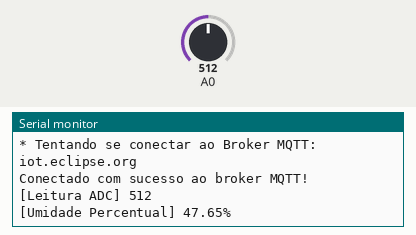
The sketch below on a simulated ESP8266 (NodeMCU). Parts: the last lines printed to the serial monitor. The test bench sets the inputs (shaded band); at power-on: A0 = 512. WiFi joins after 1.5 s; servers stay silent unless stated; no MQTT or app messages arrive unless stated.

Above: at 2.7 s.
2.8 s: A0 set to 716
At 2.8 s:
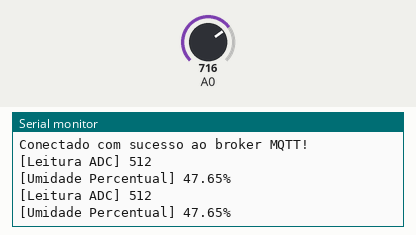
4.3 s: A0 set to 900
At 5.5 s:
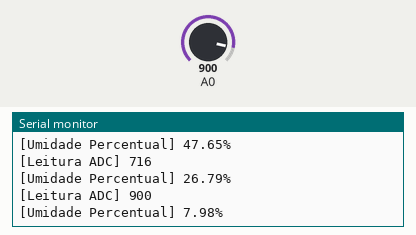
Timing chart, 0 to 7.3 s (numbered marks = the images above; inputs shaded):
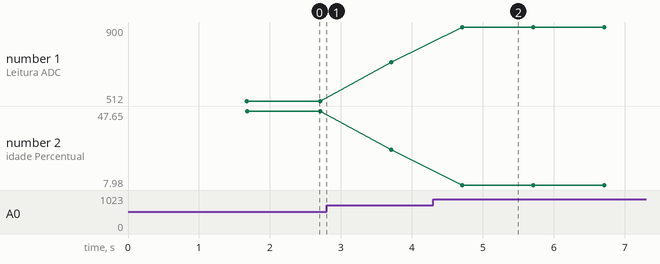

Measured:
- after the input at 4.3 s, the serial monitor: prints a new line after 0.41 s (image 2)
- plotted number 1: 512 → 716 after the input at 2.8 s, 716 → 900 after the input at 4.3 s
- plotted number 2: 47.65 → 26.79 after the input at 2.8 s, 26.79 → 7.98 after the input at 4.3 s

The sketch:

Planta_IOT.ino
```cpp
//Programa: Planta IoT com ESP8266 NodeMCU e MQTT
#include <ESP8266WiFi.h>  //essa biblioteca já vem com a IDE. Portanto, não é preciso baixar nenhuma biblioteca adicional
#include <PubSubClient.h> // Importa a Biblioteca PubSubClient

//defines
#define SSID_REDE     "Pesquisa CC"  //coloque aqui o nome da rede que se deseja conectar
#define SENHA_REDE    "qr5dr1jw"  //coloque aqui a senha da rede que se deseja conectar
#define INTERVALO_ENVIO_THINGSPEAK  30000  //intervalo entre envios de dados ao ThingSpeak (em ms)
#define INTERVALO_ENVIO_MQTT        10000  //intervalo entre envios de dados via MQTT (em ms)

//defines de id mqtt e tópicos para publicação e subscribe
#define TOPICO_SUBSCRIBE "PlantaUENF_envia"     //tópico MQTT de escuta
#define TOPICO_PUBLISH   "PlantaUENF_recebe"    //tópico MQTT de envio de informações para Broker
                                                  //IMPORTANTE: recomendamos fortemente alterar os nomes
                                                  //            desses tópicos. Caso contrário, há grandes
                                                  //            chances de você controlar e monitorar o NodeMCU
                                                  //            de outra pessoa.
#define ID_MQTT  "Planta_IoT_UENF"     //id mqtt (para identificação de sessão)
                                       //IMPORTANTE: este deve ser único no broker (ou seja,
                                       //            se um client MQTT tentar entrar com o mesmo
                                       //            id de outro já conectado ao broker, o broker
                                       //            irá fechar a conexão de um deles).

//constantes e variáveis globais
const char* BROKER_MQTT = "iot.eclipse.org"; //URL do broker MQTT que se deseja utilizar
int BROKER_PORT = 1883;                      // Porta do Broker MQTT
char EnderecoAPIThingSpeak[] = "api.thingspeak.com";
String ChaveEscritaThingSpeak = "UC5MNQ5X5G3OIYU3";        //coloque aqui sua chave de escrita do seu canal no ThingSpeak
long lastConnectionTime;
long lastMQTTSendTime;
WiFiClient client;
WiFiClient clientMQTT;
PubSubClient MQTT(clientMQTT); // Instancia o Cliente MQTT passando o objeto clientMQTT

//prototypes
void EnviaInformacoesThingspeak(String StringDados);
float FazLeituraUmidade(void);
void initWiFi(void);
void initMQTT(void);
void reconectWiFi(void);
void mqtt_callback(char* topic, byte* payload, unsigned int length);
void VerificaConexoesWiFIEMQTT(void);

/*
 * Implementações
 */

//Função: envia informações ao ThingSpeak
//Parâmetros: String com a  informação a ser enviada
//Retorno: nenhum
void EnviaInformacoesThingspeak(String StringDados)
{
    if (client.connect(EnderecoAPIThingSpeak, 80))
    {
        //faz a requisição HTTP ao ThingSpeak
        client.print("POST /update HTTP/1.1n");
        client.print("Host: api.thingspeak.comn");
        client.print("Connection: closen");
        client.print("X-THINGSPEAKAPIKEY: "+ChaveEscritaThingSpeak+"n");
        client.print("Content-Type: application/x-www-form-urlencodedn");
        client.print("Content-Length: ");
        client.print(StringDados.length());
        client.print("nn");
        client.print(StringDados);

        lastConnectionTime = millis();
        Serial.println("- Informações enviadas ao ThingSpeak!");
     }
}

//Função: inicializa e conecta-se na rede WI-FI desejada
//Parâmetros: nenhum
//Retorno: nenhum
void initWiFi()
{
    delay(10);
    Serial.println("------Conexao WI-FI------");
    Serial.print("Conectando-se na rede: ");
    Serial.println(SSID_REDE);
    Serial.println("Aguarde");

    reconectWiFi();
}

//Função: inicializa parâmetros de conexão MQTT(endereço do
//        broker, porta e seta função de callback)
//Parâmetros: nenhum
//Retorno: nenhum
void initMQTT()
{
    MQTT.setServer(BROKER_MQTT, BROKER_PORT);   //informa qual broker e porta deve ser conectado
    MQTT.setCallback(mqtt_callback);            //atribui função de callback (função chamada quando qualquer informação de um dos tópicos subescritos chega)
}

//Função: função de callback
//        esta função é chamada toda vez que uma informação de
//        um dos tópicos subescritos chega)
//Parâmetros: nenhum
//Retorno: nenhum
void mqtt_callback(char* topic, byte* payload, unsigned int length)
{

}

//Função: reconecta-se ao broker MQTT (caso ainda não esteja conectado ou em caso de a conexão cair)
//        em caso de sucesso na conexão ou reconexão, o subscribe dos tópicos é refeito.
//Parâmetros: nenhum
//Retorno: nenhum
void reconnectMQTT()
{
    while (!MQTT.connected())
    {
        Serial.print("* Tentando se conectar ao Broker MQTT: ");
        Serial.println(BROKER_MQTT);
        if (MQTT.connect(ID_MQTT))
        {
            Serial.println("Conectado com sucesso ao broker MQTT!");
            MQTT.subscribe(TOPICO_SUBSCRIBE);
        }
        else
        {
            Serial.println("Falha ao reconectar no broker.");
            Serial.println("Havera nova tentatica de conexao em 2s");
            delay(2000);
        }
    }
}

//Função: reconecta-se ao WiFi
//Parâmetros: nenhum
//Retorno: nenhum
void reconectWiFi()
{
    //se já está conectado a rede WI-FI, nada é feito.
    //Caso contrário, são efetuadas tentativas de conexão
    if (WiFi.status() == WL_CONNECTED)
        return;

    WiFi.begin(SSID_REDE, SENHA_REDE); // Conecta na rede WI-FI

    while (WiFi.status() != WL_CONNECTED)
    {
        delay(100);
        Serial.print(".");
    }

    Serial.println();
    Serial.print("Conectado com sucesso na rede ");
    Serial.print(SSID_REDE);
    Serial.println("IP obtido: ");
    Serial.println(WiFi.localIP());
}

//Função: verifica o estado das conexões WiFI e ao broker MQTT.
//        Em caso de desconexão (qualquer uma das duas), a conexão
//        é refeita.
//Parâmetros: nenhum
//Retorno: nenhum
void VerificaConexoesWiFIEMQTT(void)
{
    if (!MQTT.connected())
        reconnectMQTT(); //se não há conexão com o Broker, a conexão é refeita

     reconectWiFi(); //se não há conexão com o WiFI, a conexão é refeita
}

//Função: faz a leitura do nível de umidade
//Parâmetros: nenhum
//Retorno: umidade percentual (0-100)
//Observação: o ADC do NodeMCU permite até, no máximo, 3,3V. Dessa forma,
//            para 3,3V, obtem-se (empiricamente) 978 como leitura de ADC
float FazLeituraUmidade(void)
{
    int ValorADC;
    float UmidadePercentual;

     ValorADC = analogRead(0);   //978 -> 3,3V
     Serial.print("[Leitura ADC] ");
     Serial.println(ValorADC);

     //Quanto maior o numero lido do ADC, menor a umidade.
     //Sendo assim, calcula-se a porcentagem de umidade por:
     //
     //   Valor lido                 Umidade percentual
     //      _    0                           _ 100
     //      |                                |
     //      |                                |
     //      -   ValorADC                     - UmidadePercentual
     //      |                                |
     //      |                                |
     //     _|_  978                         _|_ 0
     //
     //   (UmidadePercentual-0) / (100-0)  =  (ValorADC - 978) / (-978)
     //      Logo:
     //      UmidadePercentual = 100 * ((418-ValorADC) / 978)

     UmidadePercentual = 100 * ((978-(float)ValorADC) / 978);
     Serial.print("[Umidade Percentual] ");
     Serial.print(UmidadePercentual);
     Serial.println("%");

     return UmidadePercentual;
}
void setup()
{
    Serial.begin(9600);
    lastConnectionTime = 0;
    lastMQTTSendTime = 0;
    initWiFi();
    initMQTT();
    Serial.println("Planta IoT com ESP8266 NodeMCU");
}

//loop principal
void loop()
{
    float UmidadePercentualLida;
    int UmidadePercentualTruncada;
    char FieldUmidade[11];
    char MsgUmidadeMQTT[50];

    VerificaConexoesWiFIEMQTT();

    //Força desconexão ao ThingSpeak (se ainda estiver desconectado)
    if (client.connected())
    {
        client.stop();
        Serial.println("- Desconectado do ThingSpeak");
        Serial.println();
    }

    UmidadePercentualLida = FazLeituraUmidade();
    UmidadePercentualTruncada = (int)UmidadePercentualLida; //trunca umidade como número inteiro

    //verifica se está conectado no WiFi e se é o momento de enviar dados ao ThingSpeak
    if(!client.connected() &&
      ((millis() - lastConnectionTime) > INTERVALO_ENVIO_THINGSPEAK))
    {
        sprintf(FieldUmidade,"field1=%d",UmidadePercentualTruncada);
        EnviaInformacoesThingspeak(FieldUmidade);
    }

    //verifica se é o momento de enviar informações via MQTT
    if ((millis() - lastMQTTSendTime) > INTERVALO_ENVIO_MQTT)
    {
        sprintf(MsgUmidadeMQTT,"- Umidade do solo: %d porcento.",UmidadePercentualTruncada);
        MQTT.publish(TOPICO_PUBLISH, MsgUmidadeMQTT);
        lastMQTTSendTime = millis();
    }

    delay(1000);
}
```
